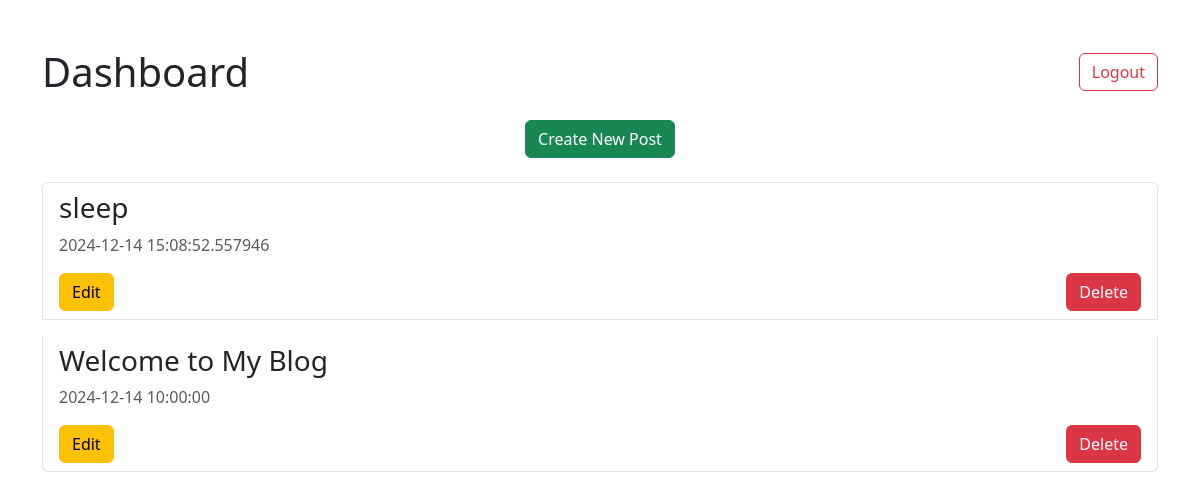
The app's page /dashboard (signed in) with its own data.
### tables this page shows
CREATE TABLE posts (
    id INTEGER PRIMARY KEY AUTOINCREMENT,
    title TEXT NOT NULL,
    content TEXT NOT NULL,
    author_id INTEGER NOT NULL,
    created_at DATETIME DEFAULT CURRENT_TIMESTAMP,
    FOREIGN KEY (author_id) REFERENCES users (id)
);

### app.py (the view)
@app.route('/dashboard')
def dashboard():
    if not session.get('logged_in'):
        return redirect(url_for('login'))
    conn = get_db_connection()
    posts = conn.execute("""
        SELECT * FROM posts WHERE author_id = ? ORDER BY created_at DESC
    """, (session['user_id'],)).fetchall()
    conn.close()
    return render_template('dashboard.html', posts=posts)

### app.py (called while the page is built)
def get_db_connection():
    conn = sqlite3.connect('blog.db')
    conn.row_factory = sqlite3.Row
    return conn

### templates/dashboard.html (shortened to what this page needs)
<!DOCTYPE html>
<html lang="en">
<head>
    <link rel="stylesheet" href="https://cdn.jsdelivr.net/npm/bootstrap@5.3.0-alpha3/dist/css/bootstrap.min.css">
</head>
<body>
    <div class="container mt-5">
        <div class="d-flex justify-content-between align-items-center mb-4">
            <h1 class="mb-0">Dashboard</h1>
            <a href="/logout" class="btn btn-outline-danger">Logout</a>
        </div>
        <div class="text-center mb-4">
            <a href="/post/new" class="btn btn-success">Create New Post</a>
        </div>
        <ul class="list-group">
            {% for post in posts %}
            <li class="list-group-item mb-3">
                <h3>{{ post['title'] }}</h3>
                <p class="text-muted">{{ post['created_at'] }}</p>
                <div class="d-flex justify-content-between">
                    <a href="/post/{{ post['id'] }}/edit" class="btn btn-warning">Edit</a>
                    <form action="/post/{{ post['id'] }}/delete" method="POST">
                        <button type="submit" class="btn btn-danger">Delete</button>
                    </form>
                </div>
            </li>
            {% endfor %}
        </ul>
    </div>
</body>
</html>

### records on screen
posts: title "sleep", created_at "2024-12-14 15:08:52.557946"
posts: title "Welcome to My Blog", created_at "2024-12-14 10:00:00"
